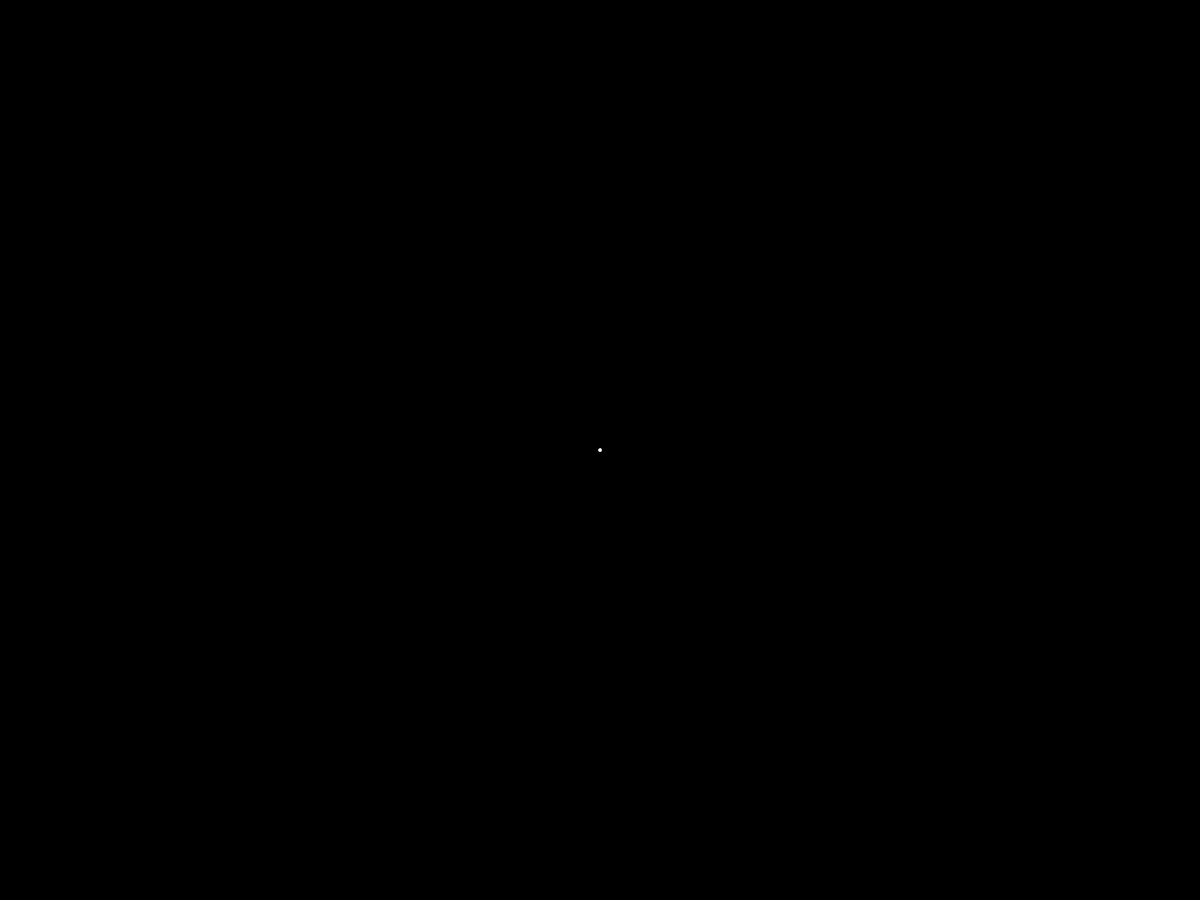
Frame 1 (no input)
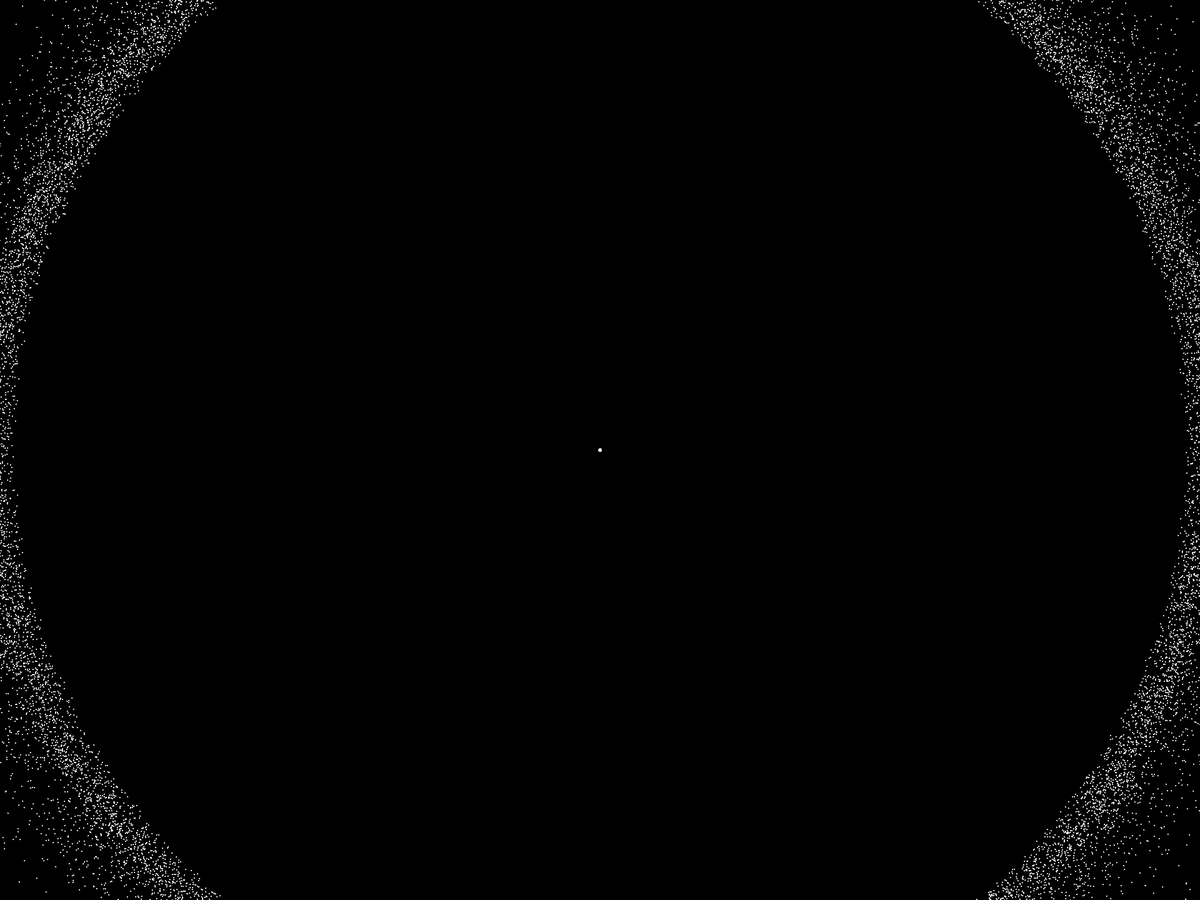
Frame 60 (the mouse pressed at the canvas centre just before this capture)
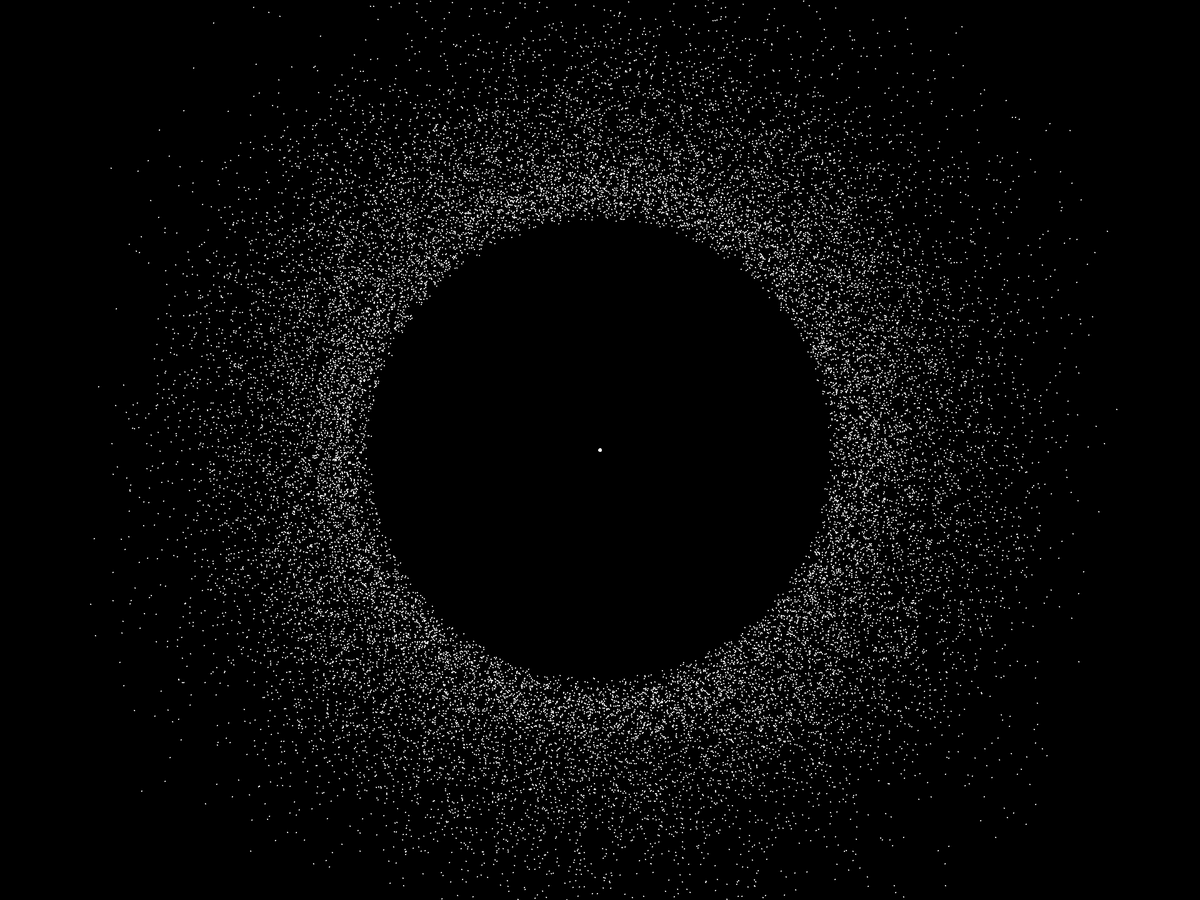
Frame 120 (the mouse held since frame 60 and released just before this capture)

The Processing sketch that drew these frames (run headless with seeded random() and noise(); from frame 60 on, the mouse is pressed at the canvas centre):

// Processing sketch: single_cell_processing_animation
// ── single_cell_processing_animation.pde
int sign(float x) {
  return x >= 0? 1 : -1; 
}

void arrow(PVector p1, PVector p2) {
  float x1 = p1.x;
  float y1 = p1.y;
  float x2 = p2.x;
  float y2 = p2.y;
  
  line(x1, y1, x2, y2);
  pushMatrix();
  translate(x2, y2);
  float a = atan2(x1-x2, y2-y1);
  rotate(a);
  line(0, 0, -5, -5);
  line(0, 0, 5, -5);
  popMatrix();
} 

class Body {
  PVector pos;
  PVector attractor;
  PVector vel;
  PVector acc;
  float mass;
  float init_vel = 100;
  
  Body(PVector initPos, PVector inAttractor) {
    pos = initPos.copy();
    attractor = inAttractor.copy();
    acc = PVector.sub(attractor,pos).mult(0.1);
    vel = new PVector(-acc.y,acc.x);
    acc = new PVector(0,0);
    mass = random(0,10);
    draw();
  }
  float r = 0.0001; //r is a combination of density, cross section area, and coefficient
  void update(float dt) {

    // acceleration from attractor
    // linear
    float d = attractor.dist(pos);
    acc = PVector.sub(attractor,pos).div(mass).mult(dt).limit(100);

    
    vel.add(acc).limit(10).mult(0.95).add(random(0,1)*0.0001,random(0,1)*0.0001);
    pos.add(vel);
    
    if(d<1) {
      pos = attractor;
      acc.set(0,0);
      vel.set(0,0);
    }
  }
  
  String toString() {
    return "("+pos.toString()+","+attractor.toString()+","+vel+","+acc+")";
  }
  
  void draw() {  
    stroke(255);
    ellipse(pos.x, pos.y,1,1);    
    //arrow(pos,PVector.add(pos,vel.copy().setMag(10)));
  }
}

PVector randomVectorInBox(float bound) {
   return new PVector(random(-bound,bound),random(-bound,bound));
}
PVector randomVectorOnRadius(float r) {
 float theta = random(0,2*PI);
 return new PVector(r*sin(theta),r*cos(theta));
}
Body body = null;
int num_bodies = 23000;
Body[] bodies;

Body[] createBodies(int num_bodies) {
  Body[] bodies = new Body[num_bodies];
  for(int i = 0; i <  num_bodies; i++) {
    bodies[i] = new Body(randomVectorOnRadius(1500),randomVectorInBox(500));
  }
  return bodies;
}

void setup() {
  size(1920,1440);
  background(0);
  bodies = createBodies(num_bodies);
  randomSeed(0);
  noiseSeed(0);
}


float dt = 0.005;

void draw() {

  float num_stable = 0;

  background(0);
  translate(width/2,height/2);
  stroke(255);
  ellipse(0,0,5,5);
  
  for(Body body: bodies) {
    //println(body);
    if(body.pos == body.attractor) {
      num_stable += 1;
    } else {
      body.update(dt);
    }
    body.draw();
  }
  
  if(num_stable == num_bodies) {
    bodies = createBodies(num_bodies);
  }
  //delay(1000);
}
